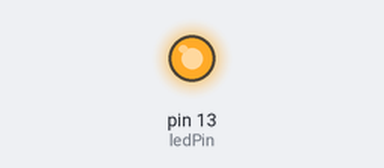
The sketch below on a simulated Arduino Uno, built with avr-gcc and run on an emulated ATmega328P. On the bench: output pins drawn as LEDs (lit = HIGH).

Above: at 0.5 s.
At 1.5 s:
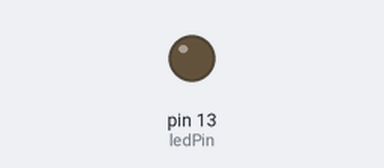
Timing chart, 0 to 6.6 s (numbered marks = the images above):
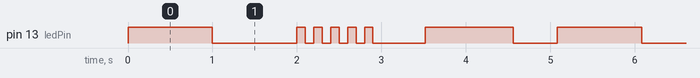

The sketch:

LED.ino
```cpp
int ledPin = 13;

void setup() {
  pinMode(ledPin, OUTPUT);
}

void loop() {

  digitalWrite(ledPin, HIGH);
  delay(1000);
  digitalWrite(ledPin, LOW);
  delay(1000);


  for (int i = 0; i < 5; i++) {
    digitalWrite(ledPin, HIGH);
    delay(100);
    digitalWrite(ledPin, LOW);
    delay(100);
  }


  for (int brightness = 0; brightness <= 255; brightness += 5) {
    analogWrite(ledPin, brightness);
    delay(20);
  }
  for (int brightness = 255; brightness >= 0; brightness -= 5) {
    analogWrite(ledPin, brightness);
    delay(20);
  }
}
```

Measured:
- by itself, pin 13 (ledPin): repeats every 5.1 s: LOW 1.0 s, 4 × (HIGH 0.10 s, LOW 0.10 s), HIGH 0.10 s, LOW 0.62 s, HIGH 1.0 s, LOW 0.52 s, HIGH 1.0 s
- by itself, everything shown: repeats every 5.1 s, in 14 steps
